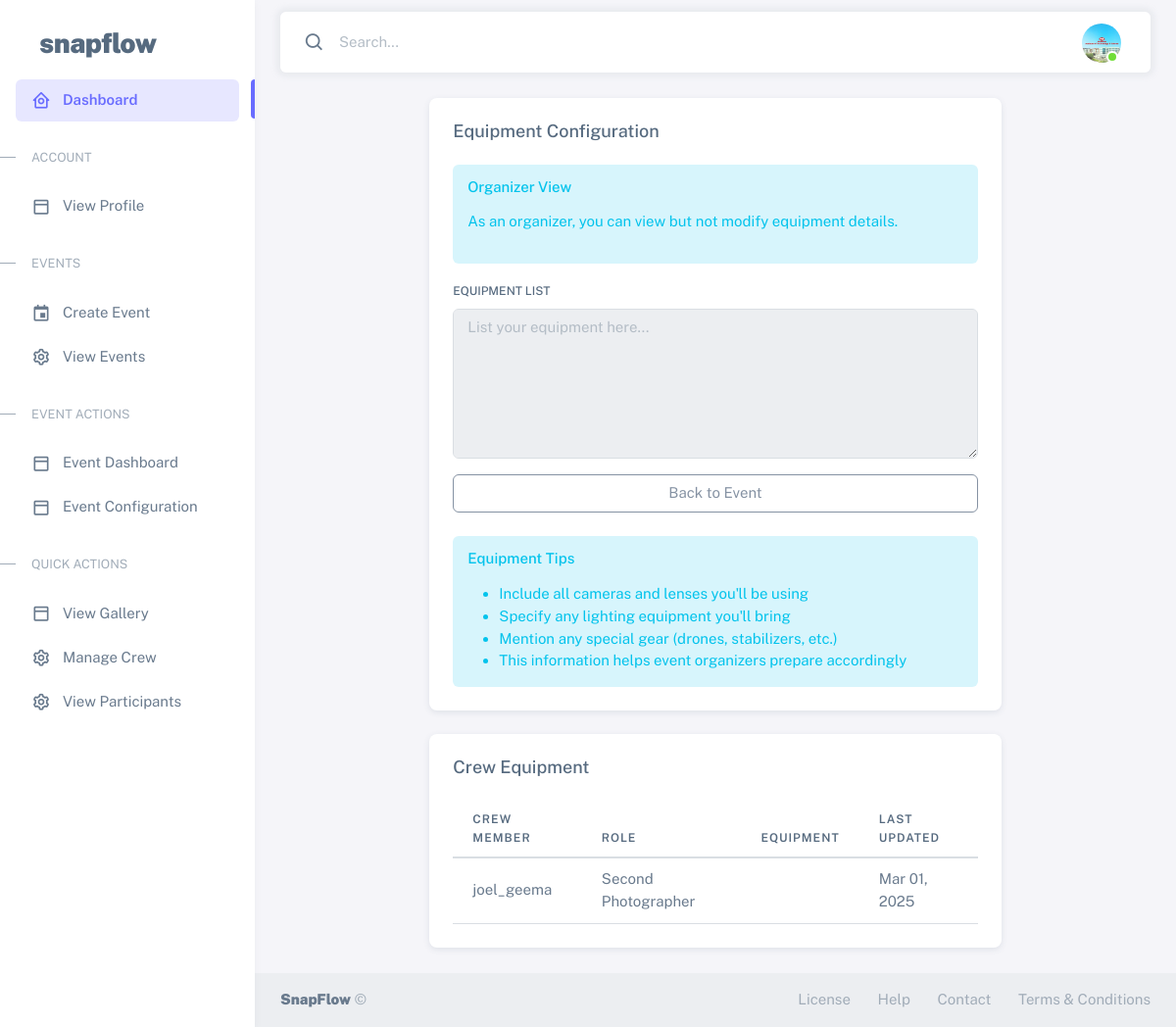
Screenshot of /events/shreshta-2025/equipment/ (signed in) with the database file from the repository.
### users/models.py (models this page shows, shortened)
class CustomUser(AbstractUser):
    class Roles(models.TextChoices):
        ORGANIZER = 'ORGANIZER', _('Event Organizer')
        PHOTOGRAPHER = 'PHOTOGRAPHER', _('Photographer')
        PARTICIPANT = 'PARTICIPANT', _('Event Participant')
    class ParticipantTypes(models.TextChoices):
        GUEST = 'GUEST', _('Guest')
        FAMILY = 'FAMILY', _('Family')
        FRIEND = 'FRIEND', _('Friend')
        WINNER = 'WINNER', _('Winner')
        OTHER = 'OTHER', _('Other')
    class PhotographerRoles(models.TextChoices):
        LEAD = 'LEAD', _('Lead Photographer')
        ASSISTANT = 'ASSISTANT', _('Assistant Photographer')
        SECONDARY = 'SECONDARY', _('Secondary Photographer')
    role = models.CharField(
        max_length=20,
        choices=Roles.choices,
        null=True,
        blank=False
    )
    avatar = models.ImageField(
        upload_to='user_avatars/',
        validators=[FileExtensionValidator(['jpg', 'jpeg', 'png'])],
        null=True,
        blank=True
    )
    phone_number = models.CharField(max_length=15, blank=True)
    company_name = models.CharField(max_length=100, blank=True)
    website = models.URLField(blank=True)
    portfolio_url = models.URLField(blank=True)
    photographer_role = models.CharField(
        max_length=20,
        choices=PhotographerRoles.choices,
        blank=True
    )
    watermark = models.ImageField(
        upload_to='photographer_watermarks/',
        validators=[FileExtensionValidator(['png'])],
        null=True,
        blank=True
    )
    participant_type = models.CharField(
        max_length=20,
        choices=ParticipantTypes.choices,
        blank=True
    )
    image_visibility = models.CharField(
        max_length=20,
        choices=[
            ('PUBLIC', 'Public'),
            ('PRIVATE', 'Private'),
            ('EVENT_ONLY', 'Event Only')
        ],
        default='PRIVATE'
    )
    blur_requested = models.BooleanField(default=False)
    remove_requested = models.BooleanField(default=False)
    is_verified = models.BooleanField(default=False)

### events/models.py (models this page shows, shortened)
class EventCrew(models.Model):
    class CrewRoles(models.TextChoices):
        LEAD = 'LEAD', _('Lead Photographer')
        SECOND = 'SECOND', _('Second Photographer')
        ASSISTANT = 'ASSISTANT', _('Assistant')
        VIDEOGRAPHER = 'VIDEO', _('Videographer')
        EDITOR = 'EDITOR', _('Photo Editor')
        OTHER = 'OTHER', _('Other')
    event = models.ForeignKey(Event, on_delete=models.CASCADE, related_name='crew_members')
    member = models.ForeignKey(settings.AUTH_USER_MODEL, on_delete=models.CASCADE)
    role = models.CharField(max_length=20, choices=CrewRoles.choices)
    is_confirmed = models.BooleanField(default=False)
    notes = models.TextField(blank=True)
    equipment = models.TextField(blank=True)
    assigned_area = models.CharField(max_length=100, blank=True)
    created_at = models.DateTimeField(auto_now_add=True)
    updated_at = models.DateTimeField(auto_now=True)
    class Meta:
        unique_together = ['event', 'member']

### events/views.py (the view, shortened to what this page needs)
# urls.py: path('<slug:slug>/equipment/', views.EquipmentConfigurationView.as_view(), name='equipment_config'),  # done
class EquipmentConfigurationView(LoginRequiredMixin, UpdateView):
    model = EventCrew
    template_name = 'events/equipment_config.html'
    fields = ['equipment']
    context_object_name = 'crew'
    def get_object(self):
        event = get_object_or_404(Event, slug=self.kwargs['slug'])
        if event.organizer == self.request.user:
            self.is_organizer = True
            return EventCrew.objects.filter(event=event).first()
    def get(self, request, *args, **kwargs):
        try:
            self.object = self.get_object()
            if self.object is None:
                messages.error(request, "No crew members found for this event.")
                return redirect('events:event_detail', slug=self.kwargs['slug'])
            context = self.get_context_data(object=self.object)
            if hasattr(self, 'is_organizer') and self.is_organizer:
                for field in context['form'].fields.values():
                    field.disabled = True
            return self.render_to_response(context)
        except Http404:
            messages.error(request, "You don't have permission to view this page.")
            return redirect('events:event_detail', slug=self.kwargs['slug'])
    def get_context_data(self, **kwargs):
        context = super().get_context_data(**kwargs)
        event = get_object_or_404(Event, slug=self.kwargs['slug'])
        context['event'] = event
        context['is_organizer'] = event.organizer == self.request.user
        if context['is_organizer']:
            context['all_crew_equipment'] = EventCrew.objects.filter(
                event=event
            ).select_related('member')
        else:
            context['existing_equipment'] = EventCrew.objects.filter(
                member=self.request.user
            ).exclude(
                pk=self.object.pk  # Exclude current one
            ).select_related('event')
        return context

### templates/events/equipment_config.html (shortened to what this page needs)
{% extends "users/db_base.html" %}
{% block add_nav %}
<li class="menu-header small text-uppercase">
    <span class="menu-header-text">Event Actions</span>
  </li>
  <li class="menu-item">
    <a href="{% url 'events:event_dashboard' event.slug %} " class="menu-link">
    <i class="menu-icon tf-icons bx bx-dock-top"></i>
    <div>Event Dashboard</div>
    </a>
  </li>
  <li class="menu-item">
    <a href="{% url 'events:event_setup' event.slug 'privacy' %}" class="menu-link">
    <i class="menu-icon tf-icons bx bx-dock-top"></i>
    <div>Event Configuration</div>
    </a>
  </li>
      <li class="menu-header small text-uppercase">
        <span class="menu-header-text">Quick Actions</span>
      </li>
      <li class="menu-item">
        <a href="{% url 'photos:event_gallery' event.slug %} " class="menu-link">
          <i class="menu-icon tf-icons bx bx-dock-top"></i>
          <div>View Gallery</div>
        </a>
      </li>
      {% if user.role == 'ORGANIZER' %}
      <li class="menu-item">
        <a href="{% url 'events:crew_management' event.slug %}" class="menu-link">
          <i class="menu-icon tf-icons bx bx-cog"></i>
          <div>Manage Crew</div>
        </a>
      </li>
      <li class="menu-item">
        <a href="{% url 'events:event_participants' event.slug %}" class="menu-link">
          <i class="menu-icon tf-icons bx bx-cog"></i>
          <div>View Participants</div>
        </a>
      </li>
      {% endif %}
{% endblock add_nav %}
{% block content %}
<div class="container-xxl flex-grow-1 container-p-y">
    <div class="row justify-content-center">
        <div class="col-md-8">
            <div class="card mb-4">
                <h5 class="card-header">Equipment Configuration</h5>
                <div class="card-body">
                    {% if not is_organizer %}
                    <form method="post">
                        {% csrf_token %}
                        <div class="mb-3">
                            <label for="equipment" class="form-label">Equipment List</label>
                            {{ form.equipment|safe }}
                            <div class="form-text">
                                List your equipment details for this event (cameras, lenses, lighting, etc.)
                            </div>
                        </div>
                        <div class="d-grid gap-2">
                            <button type="submit" class="btn btn-primary">Save Configuration</button>
                            <a href="javascript:history.back()" class="btn btn-outline-secondary">Cancel</a>
                        </div>
                    </form>
                    {% else %}
                    <div class="alert alert-info">
                        <h6 class="alert-heading">Organizer View</h6>
                        <p>As an organizer, you can view but not modify equipment details.</p>
                    </div>
                    <form>
                        <div class="mb-3">
                            <label for="equipment" class="form-label">Equipment List</label>
                            {{ form.equipment|safe }}
                        </div>
                        <div class="d-grid gap-2">
                            <a href="javascript:history.back()" class="btn btn-outline-secondary">Back to Event</a>
                        </div>
                    </form>
                    {% endif %}
                    <div class="alert alert-info mt-4 mb-0">
                        <h6 class="alert-heading">Equipment Tips</h6>
                        <ul class="mb-0">
                            <li>Include all cameras and lenses you'll be using</li>
                            <li>Specify any lighting equipment you'll bring</li>
                            <li>Mention any special gear (drones, stabilizers, etc.)</li>
                            <li>This information helps event organizers prepare accordingly</li>
                        </ul>
                    </div>
                </div>
            </div>
            {% if is_organizer %}
            <div class="card mt-4">
                <h5 class="card-header">Crew Equipment</h5>
                <div class="card-body">
                    <div class="table-responsive">
                        <table class="table table-hover">
                            <thead>
                                <tr>
                                    <th>Crew Member</th>
                                    <th>Role</th>
                                    <th>Equipment</th>
                                    <th>Last Updated</th>
                                </tr>
                            </thead>
                            <tbody>
                                {% for crew in all_crew_equipment %}
                                <tr>
                                    <td>{{ crew.member.get_full_name|default:crew.member.username }}</td>
                                    <td>{{ crew.get_role_display }}</td>
                                    <td>{{ crew.equipment|linebreaksbr }}</td>
                                    <td>{{ crew.updated_at|date:"M d, Y" }}</td>
                                </tr>
                                {% empty %}
                                <tr>
                                    <td colspan="4" class="text-center">No crew members have added equipment details yet.</td>
                                </tr>
                                {% endfor %}
                            </tbody>
                        </table>
                    </div>
                </div>
            </div>
            {% endif %}
        </div>
    </div>
</div>
{% endblock %}

### templates/users/db_base.html (shortened to what this page needs)
{% load static %}
<!DOCTYPE html>
<html
  lang="en"
  class="light-style layout-menu-fixed"
  dir="ltr"
  data-theme="theme-default"
  data-assets-path="{% static 'users/assets/' %}"
  data-template="vertical-menu-template-free"
>
  <head>
    <link rel="stylesheet" href="{% static 'users/assets/vendor/fonts/boxicons.css' %}" />
    <link rel="stylesheet" href="{% static 'users/assets/vendor/css/core.css' %}" class="template-customizer-core-css" />
    <link rel="stylesheet" href="{% static 'users/assets/vendor/css/theme-default.css' %}" class="template-customizer-theme-css" />
    <link rel="stylesheet" href="{% static 'users/assets/css/demo.css' %}" />
    <link rel="stylesheet" href="https://cdn.jsdelivr.net/npm/bootstrap-icons/font/bootstrap-icons.css">
    <link rel="stylesheet" href="{% static 'users/assets/vendor/libs/perfect-scrollbar/perfect-scrollbar.css' %}" />
    <link rel="stylesheet" href="{% static 'users/assets/vendor/libs/apex-charts/apex-charts.css' %}" />
  </head>
  <body>
    <div class="layout-wrapper layout-content-navbar">
      <div class="layout-container">
<aside id="layout-menu" class="layout-menu menu-vertical menu bg-menu-theme">
    <div class="app-brand demo">
      <a href="{% url 'home:landing' %}" class="app-brand-link">
        <span class="app-brand-text demo menu-text fw-bolder ms-2">SnapFlow</span>
      </a>
    </div>
    <ul class="menu-inner py-1">
      <li class="menu-item active">
        <a href="{% url 'users:dashboard' %}" class="menu-link">
          <i class="menu-icon tf-icons bx bx-home-circle"></i>
          <div data-i18n="Analytics">Dashboard</div>
        </a>
      </li>
      <li class="menu-header small text-uppercase">
        <span class="menu-header-text">Account</span>
      </li>
      <li class="menu-item">
        <a href="{% url 'users:profile' %}" class="menu-link">
          <i class="menu-icon tf-icons bx bx-dock-top"></i>
          <div>View Profile</div>
        </a>
      </li>
      <li class="menu-header small text-uppercase">
        <span class="menu-header-text">Events</span>
      </li>
      {% if user.role == 'ORGANIZER' %}
        <li class="menu-item">
          <a href="{% url 'events:event_create' %}" class="menu-link">
            <i class="menu-icon tf-icons bx bx-calendar-event"></i>
            <div>Create Event</div>
          </a>
        </li>
        <li class="menu-item">
          <a href="{% url 'events:event_list' %}" class="menu-link">
            <i class="menu-icon tf-icons bx bx-cog"></i>
            <div>View Events</div>
          </a>
        </li>
      {% endif %}
      {% block add_nav %}{% endblock add_nav %}
    </ul>
  </aside>
        <div class="layout-page">
          <nav
            class="layout-navbar container-xxl navbar navbar-expand-xl navbar-detached align-items-center bg-navbar-theme"
            id="layout-navbar"
          >
            <div class="navbar-nav-right d-flex align-items-center" id="navbar-collapse">
              <div class="navbar-nav align-items-center">
                <div class="nav-item d-flex align-items-center">
                  <i class="bx bx-search fs-4 lh-0"></i>
                  <input
                    type="text"
                    class="form-control border-0 shadow-none"
                    placeholder="Search..."
                    aria-label="Search..."
                  />
                </div>
              </div>
              <ul class="navbar-nav flex-row align-items-center ms-auto">
                <li class="nav-item navbar-dropdown dropdown-user dropdown">
                  <a class="nav-link dropdown-toggle hide-arrow" href="{% url 'users:profile'  %}" data-bs-toggle="dropdown">
                    <div class="avatar avatar-online">
                      <img src="{{ user.avatar.url }}" alt class="w-px-40 h-px-40 rounded-circle object-fit-cover" />
                    </div>
                  </a>
                </li>
              </ul>
            </div>
          </nav>
        {% block content %}{% endblock content %}
              <section id="basic-footer">
                <footer class="footer bg-light">
                  <div
                    class="container-fluid d-flex flex-md-row flex-column justify-content-between align-items-md-center gap-1 container-p-x py-3"
                  >
                    <div>
                      <a
                        href="https://themeselection.com/demo/sneat-bootstrap-html-admin-template/landing/"
                        target="_blank"
                        class="footer-text fw-bolder"
                        >SnapFlow</a
                      >
                      ©
                    </div>
                    <div>
                      <a href="{% url 'home:maintanance' %}" class="footer-link me-4" target="_blank">License</a>
                      <a href="{% url 'home:maintanance' %}" class="footer-link me-4">Help</a>
                      <a href="{% url 'home:maintanance' %}" class="footer-link me-4">Contact</a>
                      <a href="{% url 'home:maintanance' %}" class="footer-link">Terms &amp; Conditions</a>
                    </div>
                  </div>
                </footer>
              </section>
          </div>
        </div>
      </div>
  </body>
</html>

### static/users/assets/css/demo.css (style rules this page uses)
.menu .app-brand.demo { height: 64px; margin-top: 12px; }
.app-brand-text.demo { font-size: 1.75rem; letter-spacing: -0.5px; text-transform: lowercase; }

### rows the page displays
CustomUser: avatar (picture)
EventCrew: member.get_full_name "joel_geema", role "Second Photographer", updated_at "Mar 01, 2025"
